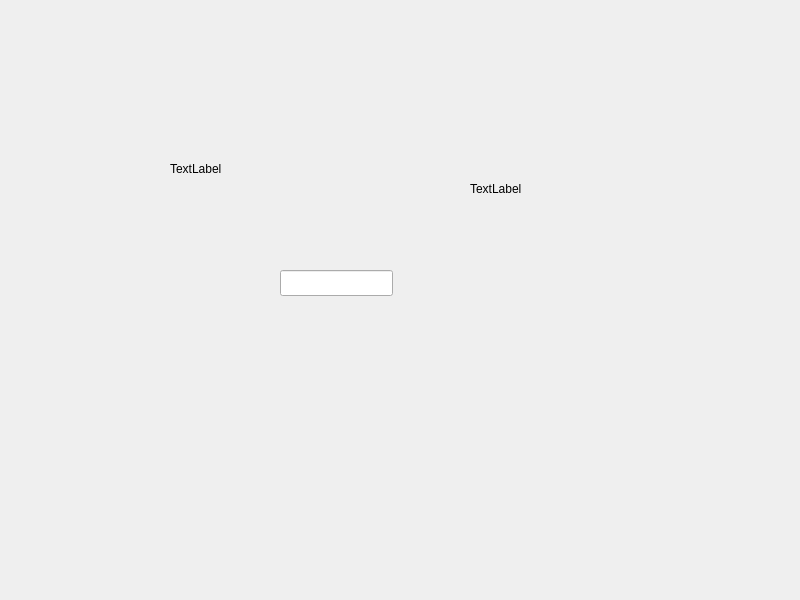
<?xml version="1.0" encoding="UTF-8"?>
<ui version="4.0">
 <class>Widget</class>
 <widget class="QWidget" name="Widget">
  <property name="geometry">
   <rect>
    <x>0</x>
    <y>0</y>
    <width>800</width>
    <height>600</height>
   </rect>
  </property>
  <property name="windowTitle">
   <string>Widget</string>
  </property>
  <widget class="QLabel" name="label">
   <property name="geometry">
    <rect>
     <x>170</x>
     <y>160</y>
     <width>63</width>
     <height>18</height>
    </rect>
   </property>
   <property name="text">
    <string>TextLabel</string>
   </property>
  </widget>
  <widget class="QLabel" name="label_2">
   <property name="geometry">
    <rect>
     <x>470</x>
     <y>180</y>
     <width>63</width>
     <height>18</height>
    </rect>
   </property>
   <property name="text">
    <string>TextLabel</string>
   </property>
  </widget>
  <widget class="QLineEdit" name="lineEdit">
   <property name="geometry">
    <rect>
     <x>280</x>
     <y>270</y>
     <width>113</width>
     <height>26</height>
    </rect>
   </property>
  </widget>
 </widget>
 <resources/>
 <connections/>
</ui>
